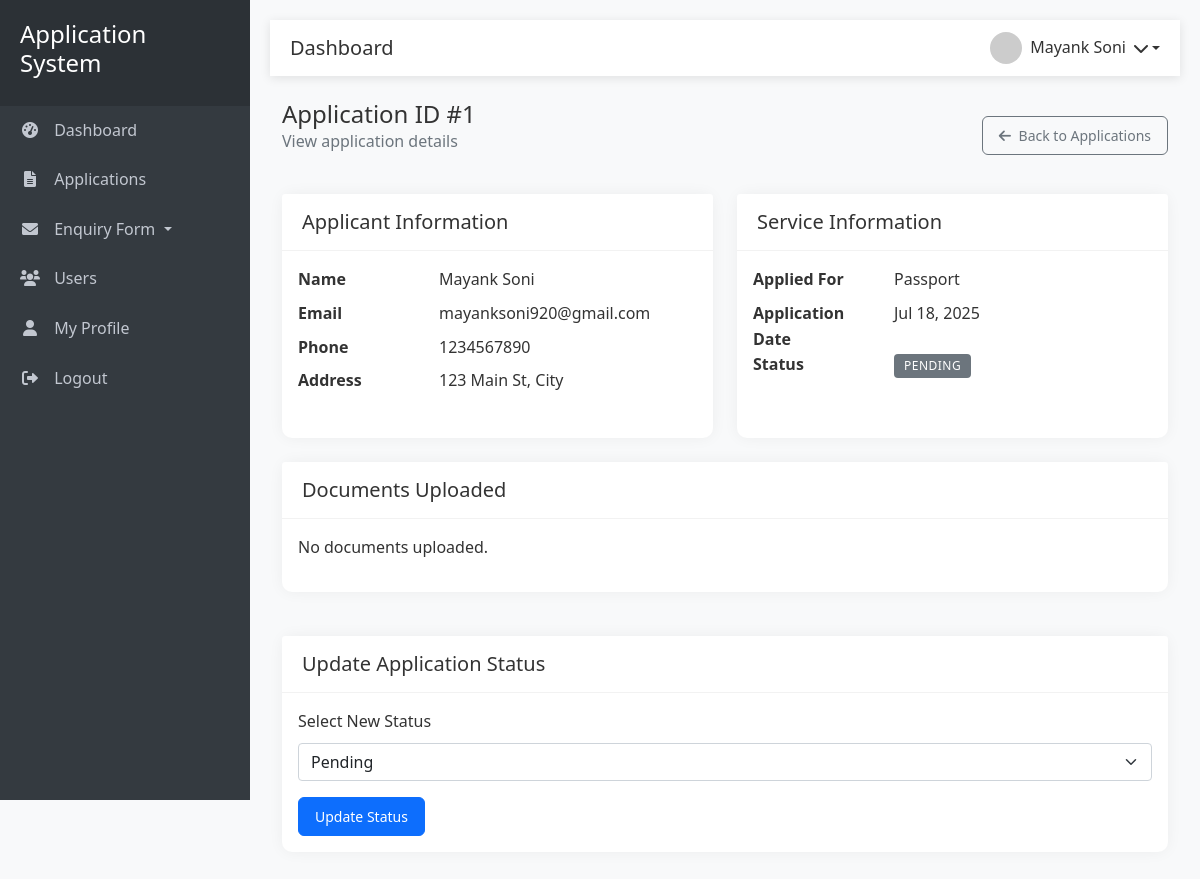
Before: /admin/view_application.php?id=1 (signed in) with the older database file.
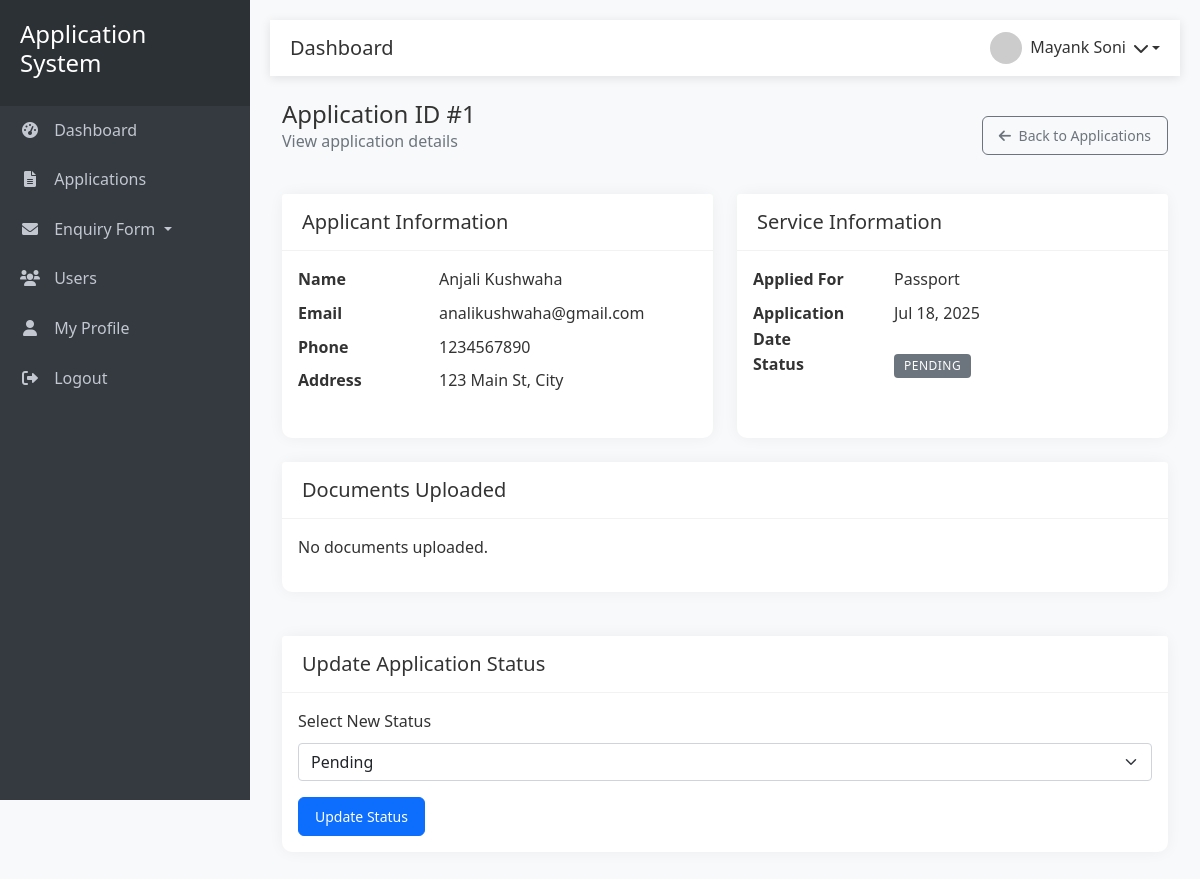
After: the same page with the newer database file.
### tables this page shows
CREATE TABLE applications (
    id INT AUTO_INCREMENT PRIMARY KEY,
    user_id INT NOT NULL,
    name VARCHAR(100) NOT NULL,
    email VARCHAR(100) NOT NULL,
    phone VARCHAR(20) NOT NULL,
    address TEXT NOT NULL,
    service_type VARCHAR(50) NOT NULL,
    status ENUM('pending', 'approved', 'missing_document', 'rejected') NOT NULL DEFAULT 'pending',
    reviewed_by INT DEFAULT NULL,
    reviewed_at TIMESTAMP NULL,
    created_at TIMESTAMP DEFAULT CURRENT_TIMESTAMP,
    updated_at TIMESTAMP DEFAULT CURRENT_TIMESTAMP ON UPDATE CURRENT_TIMESTAMP,
    FOREIGN KEY (user_id) REFERENCES admin(id) ON DELETE CASCADE,
    FOREIGN KEY (reviewed_by) REFERENCES admin(id) ON DELETE SET NULL,
    INDEX idx_status (status),
    INDEX idx_user_id (user_id),
    INDEX idx_reviewed_by (reviewed_by)
);

### admin/view_application.php (the view, shortened to what the changed rows need)
<?php
require_once '../includes/header.php';
$appId = (int)$_GET['id'];
$stmt = $conn->prepare("
    SELECT a.*,
           GROUP_CONCAT(f.original_name ORDER BY f.uploaded_at DESC SEPARATOR ', ') as uploaded_files
    FROM applications a
    LEFT JOIN files f ON f.model_type = 'application' AND f.model_id = a.id
    WHERE a.id = ?
    GROUP BY a.id
");
$stmt->bind_param("i", $appId);
$stmt->execute();
$result = $stmt->get_result();
$application = $result->fetch_assoc();
?>
<div class="row mb-4">
    <div class="col-12">
        <div class="d-flex justify-content-between align-items-center">
            <div>
                <h4 class="mb-0">Application ID #<?= htmlspecialchars($application['id']) ?></h4>
                <p class="text-muted">View application details</p>
            </div>
        </div>
    </div>
</div>
<div class="row">
    <div class="col-md-6 mb-4">
        <div class="card h-100">
            <div class="card-body">
                <dl class="row mb-0">
                    <dt class="col-sm-4">Name</dt>
                    <dd class="col-sm-8"><?= htmlspecialchars($application['name']) ?></dd>
                    <dt class="col-sm-4">Email</dt>
                    <dd class="col-sm-8"><?= htmlspecialchars($application['email']) ?></dd>
                    <dt class="col-sm-4">Phone</dt>
                    <dd class="col-sm-8"><?= htmlspecialchars($application['phone']) ?></dd>
                    <dt class="col-sm-4">Address</dt>
                    <dd class="col-sm-8"><?= nl2br(htmlspecialchars($application['address'])) ?></dd>
                </dl>
            </div>
        </div>
    </div>
    <div class="col-md-6 mb-4">
        <div class="card h-100">
            <div class="card-body">
                <dl class="row mb-0">
                    <dt class="col-sm-4">Applied For</dt>
                    <dd class="col-sm-8"><?= htmlspecialchars($application['service_type']) ?></dd>
                    <dt class="col-sm-4">Application Date</dt>
                    <dd class="col-sm-8"><?= date('M d, Y', strtotime($application['created_at'])) ?></dd>
                    <dt class="col-sm-4">Status</dt>
                    <dd class="col-sm-8">
                        <?php
                        $statusClass = '';
                        switch ($application['status']) {
                            default:
                                $statusClass = 'badge bg-secondary';
                        }
                        ?>
                        <span class="<?= $statusClass ?>">
                            <?= ucfirst(str_replace('_', ' ', $application['status'])) ?>
                        </span>
                    </dd>
                </dl>
            </div>
        </div>
    </div>
</div>
<div class="row mt-4">
    <div class="col-12">
        <div class="card">
            <div class="card-body">
                <form method="POST">
                    <div class="mb-3">
                        <label for="status" class="form-label">Select New Status</label>
                        <select name="status" id="status" class="form-select" required>
                            <option value="pending" <?= $application['status'] == 'pending' ? 'selected' : '' ?>>Pending</option>
                        </select>
                    </div>
                </form>
            </div>
        </div>
    </div>
</div>
<?php require_once '../includes/footer.php'; ?>

Changed rows visible on the page:
changed applications "123 Main St, City": name "Mayank Soni" → "Anjali Kushwaha"; email "mayanksoni920@gmail.com" → "analikushwaha@gmail.com"
